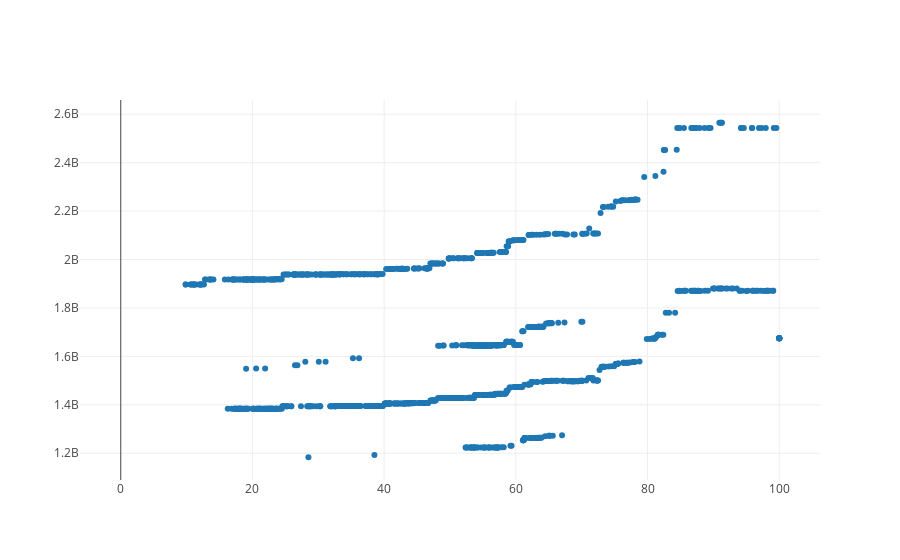

Notebook cell for this chart:
### Code cell
import pandas, plotly
plotly.offline.init_notebook_mode(connected=True)
frame = pandas.read_csv("Results/Results_20190205_BNN_random_forest.csv")
factor = 'CLOCK_UNCERTAINTY'
#factor = 'IMPL_STRATEGY'
frame = frame.sort_values(by = factor)
plot = plotly.graph_objs.Scatter(x = frame[factor], y = frame["run_time"], mode = 'markers')
figure = plotly.graph_objs.Figure(data = [plot])
plotly.offline.iplot(figure)

### Figure 1 — Plotly figure (JSON) as saved in the notebook; plotly's stock layout.template omitted (floating-point values rounded to 4 significant figures; data arrays with more than 128 entries replaced by an {"elided": "..."} marker saying what was removed)
{"data": [{"mode": "markers", "type": "scatter", "uid": "822a6597-4bc4-448b-a568-ab380312cd8f", "x": {"elided": "1296 float values"}, "y": {"elided": "1296 int values"}}], "layout": {}}
